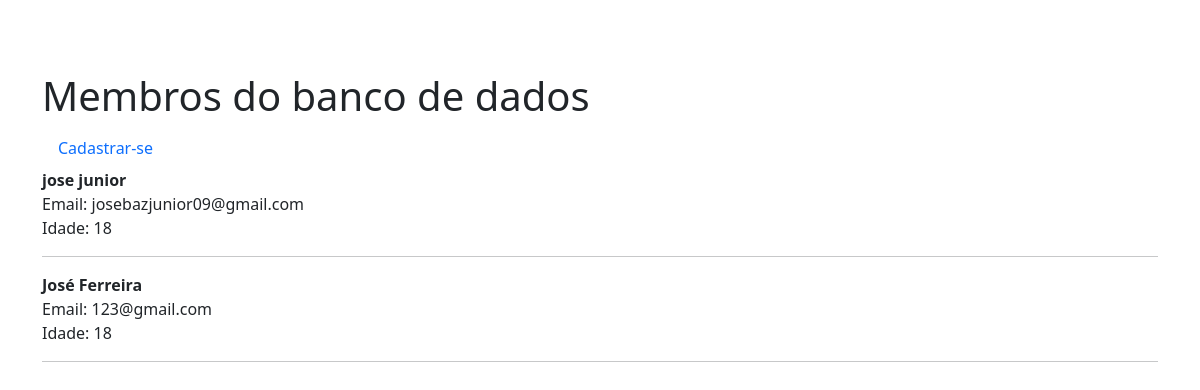
Before: / with the older database file.
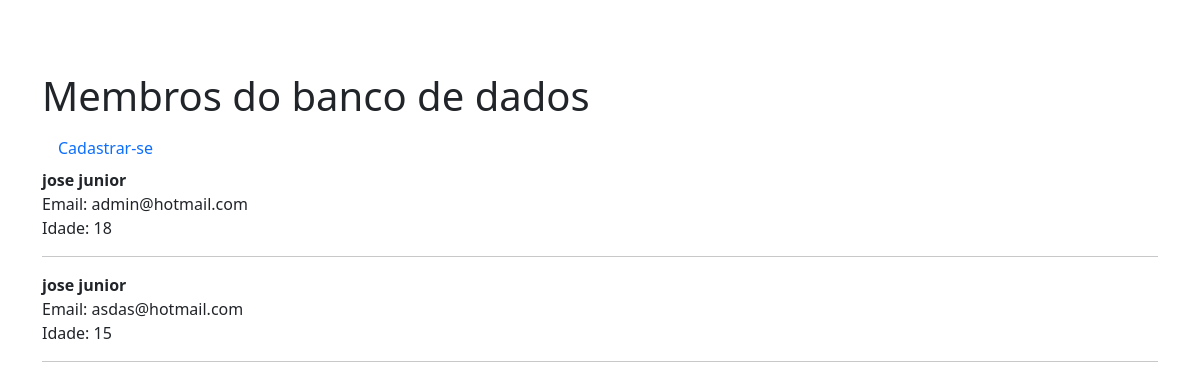
After: the same page with the newer database file.
### website/models.py (models this page shows, shortened)
class Member(models.Model):
    fname = models.CharField(max_length=25)
    lname = models.CharField(max_length=50)
    email = models.EmailField(max_length=200)
    passwd = models.CharField(max_length=100)
    age = models.IntegerField()

### website/views.py (the view)
# urls.py: 2. Add a URL to urlpatterns:  path('', views.home, name='home')
def home(request):
    all_members = Member.objects.all
    return render(request, 'home.html', {'all':all_members})

### website/templates/home.html
{% extends 'base.html' %}
{%  block content %}
    <h1>Membros do banco de dados</h1>
    <a class="nav-item nav-link" href="{% url 'join' %}">Cadastrar-se</a>
    {% for item in all %}
        <strong>{{ item.fname }} {{ item.lname }}</strong> <br/>
        Email: {{ item.email }} <br/>
        Idade: {{ item.age }} <br/>
        <hr>
    {% endfor %}
{% endblock %}

### website/templates/base.html (shortened to what this page needs)
<!doctype html>
<html lang="en">
  <head>
    <link href="https://cdn.jsdelivr.net/npm/bootstrap@5.0.0-beta1/dist/css/bootstrap.min.css" rel="stylesheet">
  </head>
  <body>
    <br/>
    <br/><br/>
      <div class="container">
          {%  block content %}
          {% endblock %}
      </div>
  </body>
</html>

Changed rows visible on the page:
removed Member: fname "jose", lname "junior", email "josebazjunior09@gmail.com", age "18"
removed Member: fname "José", lname "Ferreira", email "123@gmail.com", age "18"
added Member: fname "jose", lname "junior", email "admin@hotmail.com", age "18"
added Member: fname "jose", lname "junior", email "asdas@hotmail.com", age "15"
